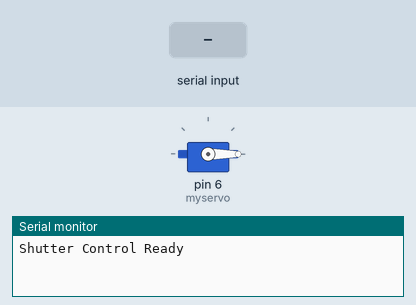
A sketch run on a simulated Arduino Uno, built with avr-gcc and run on an emulated ATmega328P. Shown: servo, the last lines printed to the serial monitor. Inputs (shaded band) come from the test bench.

Above: at 1.2 s.
1.3 s: "OPEN\n" received over Serial
At 1.68 s:
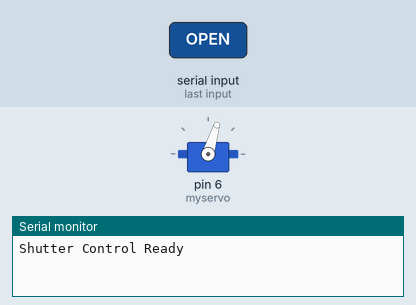
At 2.6 s:
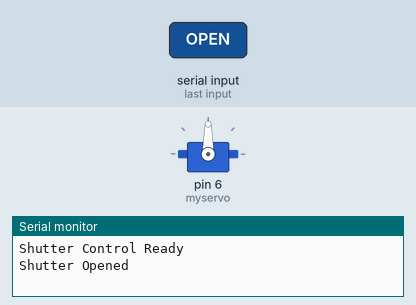
3.2 s: "CLOSE\n" received over Serial
At 3.58 s:
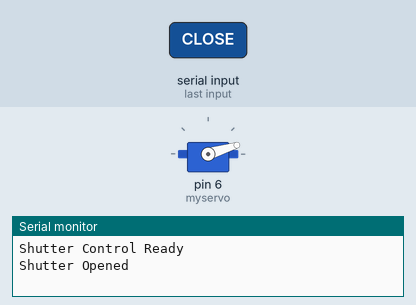
Timing chart, 0 to 6.2 s (numbered marks = the images above; inputs shaded):
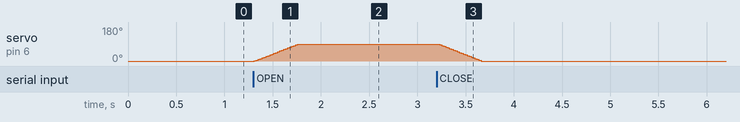

The sketch:

ServoControl.ino
```cpp
#include <Servo.h>

Servo myservo;
bool is_open = false;  // Track the state of the shutter

void setup() {
  myservo.attach(6);
  Serial.begin(9600); // Initialize serial communication
  myservo.write(0);   // Initialize the servo to the closed position
  Serial.println("Shutter Control Ready");
}

void loop() {
  if (Serial.available() > 0) {
    String command = Serial.readStringUntil('\n');

    if (command == "OPEN" && !is_open) {
      openShutter();
      is_open = true;
      Serial.println("Shutter Opened");
    } else if (command == "CLOSE" && is_open) {
      closeShutter();
      is_open = false;
      Serial.println("Shutter Closed");
    } else {
      Serial.println(is_open ? "Shutter already open" : "Shutter already closed");
    }
  }
}

void openShutter() {
  for (int pos = 0; pos <= 90; pos += 1) {
    myservo.write(pos);
    delay(5);
  }
}

void closeShutter() {
  for (int pos = 90; pos >= 0; pos -= 1) {
    myservo.write(pos);
    delay(5);
  }
}
```

Measured:
- after the input at 1.3 s, servo on pin 6 (myservo): moves from 0° to 90° over 0.45 s, starting at once
- after the input at 3.2 s, servo on pin 6 (myservo): moves from 90° to 0° over 0.45 s, starting at once
